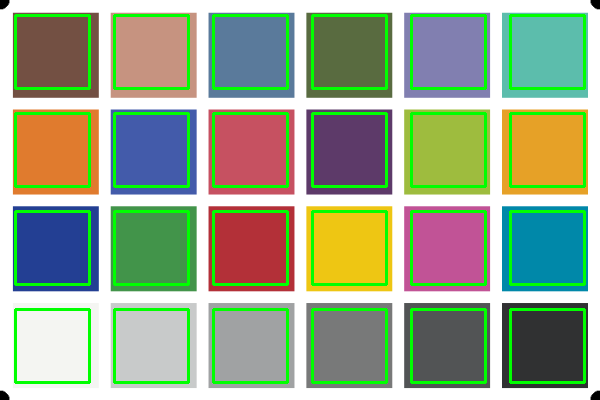
#> input picture musings/tar_gen/debug_warped_image.png, 600 x 400 px
$ python read_tar.py
#> lines starting #> are read from the running program, lines starting #| are printed output that depends on the picture; after the words box and inside, x2 and y2 are one past the last pixel; in counts of white or black regions, pixels touching at a corner belong together
#> the answer given: debug_warped_image.png
#> the answer given: 3
#> the answer given: 3
#> in segment_patches_and_extract_rgb, image is the input picture: shape (400, 600, 3); mean B, G, R 142.3, 171.5, 155.4
#| Image dimensions: (400, 600)
#read scanned image
import cv2
import numpy as np


def order_points(pts):
    rect = np.zeros((4, 2), dtype="float32")
    s = pts.sum(axis=1)
    rect[0] = pts[np.argmin(s)]
    rect[2] = pts[np.argmax(s)]

    diff = np.diff(pts, axis=1)
    rect[1] = pts[np.argmin(diff)]
    rect[3] = pts[np.argmax(diff)]

    return rect


def perspective_transform(image, pts, target_size):
    rect = order_points(pts)
    dst = np.array([
        [0, 0],
        [target_size[0] - 1, 0],
        [target_size[0] - 1, target_size[1] - 1],
        [0, target_size[1] - 1]], dtype="float32")

    M = cv2.getPerspectiveTransform(rect, dst)
    warped = cv2.warpPerspective(image, M, target_size)

    return warped


def detect_fiducial_markers(image, marker_size=10):
#> called with marker_size = 10
    gray = cv2.cvtColor(image, cv2.COLOR_BGR2GRAY)
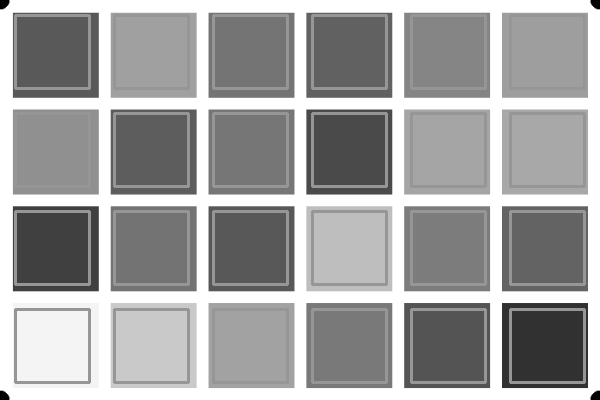
#> gray: shape (400, 600); min 0, max 255, mean 163.4
    _, thresh = cv2.threshold(gray, 50, 255, cv2.THRESH_BINARY_INV)
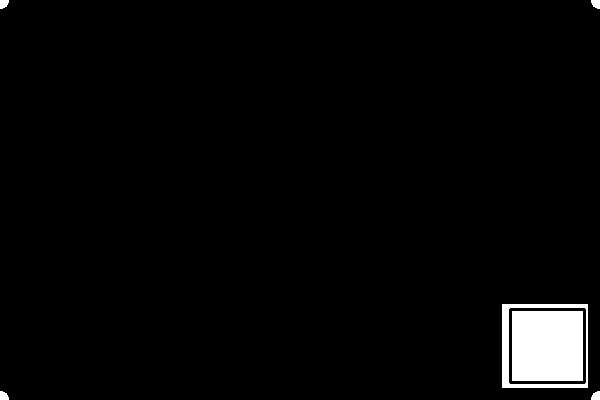
#> thresh: shape (400, 600); 2.8% white; 6 white regions
    contours, _ = cv2.findContours(thresh, cv2.RETR_EXTERNAL, cv2.CHAIN_APPROX_SIMPLE)
#> contours = 5 contours; box (x1, y1, x2, y2) and area: (502, 304, 588, 388) 7055, (591, 391, 600, 400) 50, (0, 391, 9, 400) 50, (591, 0, 600, 9) 50, (0, 0, 9, 9) 50

    markers = []
    for contour in contours:
        perimeter = cv2.arcLength(contour, True)
        approx = cv2.approxPolyDP(contour, 0.02 * perimeter, True)

        if len(approx) > 5:
            (x, y), radius = cv2.minEnclosingCircle(contour)
            area = cv2.contourArea(contour)
            if radius > marker_size * 0.5 and area > 3.14 * (marker_size * 0.5) ** 2:
                markers.append((int(x), int(y)))  # Add as a tuple of integers
#> this loop made 5 passes
#> (perimeter, x, y) on passes 1, 2, 4, 5: (29.66, 595, 395), (29.66, 4, 395), (29.66, 595, 4), (29.66, 4, 4)
#> (perimeter, approx) on pass 3: (336, [[502, 304], [502, 387], [587, 387], [587, 304]])
#> after the loop, markers = []

    if len(markers) != 4:
#> (the run stopped early here; a loop or call above may not have finished)
